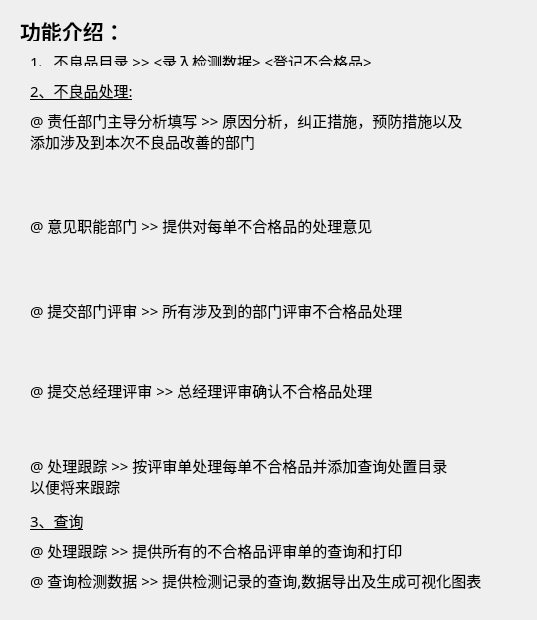
<?xml version="1.0" encoding="UTF-8"?>
<ui version="4.0">
 <class>about</class>
 <widget class="QDialog" name="about">
  <property name="geometry">
   <rect>
    <x>0</x>
    <y>0</y>
    <width>537</width>
    <height>620</height>
   </rect>
  </property>
  <property name="minimumSize">
   <size>
    <width>537</width>
    <height>620</height>
   </size>
  </property>
  <property name="maximumSize">
   <size>
    <width>537</width>
    <height>620</height>
   </size>
  </property>
  <property name="windowTitle">
   <string>Help</string>
  </property>
  <property name="windowIcon">
   <iconset>
    <normaloff>icons/find.png</normaloff>icons/find.png</iconset>
  </property>
  <widget class="QLabel" name="label">
   <property name="geometry">
    <rect>
     <x>20</x>
     <y>20</y>
     <width>131</width>
     <height>21</height>
    </rect>
   </property>
   <property name="font">
    <font>
     <family>华文楷体</family>
     <pointsize>16</pointsize>
     <weight>75</weight>
     <bold>true</bold>
     <underline>true</underline>
    </font>
   </property>
   <property name="text">
    <string>功能介绍：</string>
   </property>
  </widget>
  <widget class="QLabel" name="label_2">
   <property name="geometry">
    <rect>
     <x>30</x>
     <y>50</y>
     <width>441</width>
     <height>16</height>
    </rect>
   </property>
   <property name="font">
    <font>
     <family>华文楷体</family>
     <pointsize>11</pointsize>
     <underline>true</underline>
    </font>
   </property>
   <property name="text">
    <string>1、不良品目录 &gt;&gt; &lt;录入检测数据&gt; &lt;登记不合格品&gt;</string>
   </property>
  </widget>
  <widget class="QLabel" name="label_3">
   <property name="geometry">
    <rect>
     <x>30</x>
     <y>80</y>
     <width>351</width>
     <height>20</height>
    </rect>
   </property>
   <property name="font">
    <font>
     <family>华文楷体</family>
     <pointsize>11</pointsize>
     <underline>true</underline>
    </font>
   </property>
   <property name="text">
    <string>2、不良品处理:</string>
   </property>
  </widget>
  <widget class="QLabel" name="label_4">
   <property name="geometry">
    <rect>
     <x>30</x>
     <y>110</y>
     <width>441</width>
     <height>41</height>
    </rect>
   </property>
   <property name="font">
    <font>
     <family>华文楷体</family>
     <pointsize>11</pointsize>
    </font>
   </property>
   <property name="text">
    <string>@ 责任部门主导分析填写 &gt;&gt; 原因分析，纠正措施，预防措施以及添加涉及到本次不良品改善的部门</string>
   </property>
   <property name="wordWrap">
    <bool>true</bool>
   </property>
  </widget>
  <widget class="QLabel" name="label_5">
   <property name="geometry">
    <rect>
     <x>30</x>
     <y>210</y>
     <width>411</width>
     <height>31</height>
    </rect>
   </property>
   <property name="minimumSize">
    <size>
     <width>411</width>
     <height>31</height>
    </size>
   </property>
   <property name="font">
    <font>
     <family>华文楷体</family>
     <pointsize>11</pointsize>
    </font>
   </property>
   <property name="text">
    <string>@ 意见职能部门 &gt;&gt; 提供对每单不合格品的处理意见</string>
   </property>
   <property name="wordWrap">
    <bool>true</bool>
   </property>
  </widget>
  <widget class="QLabel" name="label_6">
   <property name="geometry">
    <rect>
     <x>190</x>
     <y>170</y>
     <width>41</width>
     <height>41</height>
    </rect>
   </property>
   <property name="font">
    <font>
     <family>华文楷体</family>
     <pointsize>11</pointsize>
    </font>
   </property>
   <property name="text">
    <string/>
   </property>
   <property name="pixmap">
    <pixmap>icons/arrow_128px.ico</pixmap>
   </property>
   <property name="scaledContents">
    <bool>true</bool>
   </property>
  </widget>
  <widget class="QLabel" name="label_7">
   <property name="geometry">
    <rect>
     <x>190</x>
     <y>250</y>
     <width>41</width>
     <height>41</height>
    </rect>
   </property>
   <property name="font">
    <font>
     <family>华文楷体</family>
     <pointsize>11</pointsize>
    </font>
   </property>
   <property name="text">
    <string/>
   </property>
   <property name="pixmap">
    <pixmap>icons/arrow_128px.ico</pixmap>
   </property>
   <property name="scaledContents">
    <bool>true</bool>
   </property>
  </widget>
  <widget class="QLabel" name="label_8">
   <property name="geometry">
    <rect>
     <x>30</x>
     <y>290</y>
     <width>411</width>
     <height>41</height>
    </rect>
   </property>
   <property name="font">
    <font>
     <family>华文楷体</family>
     <pointsize>11</pointsize>
    </font>
   </property>
   <property name="text">
    <string>@ 提交部门评审 &gt;&gt; 所有涉及到的部门评审不合格品处理</string>
   </property>
   <property name="wordWrap">
    <bool>true</bool>
   </property>
  </widget>
  <widget class="QLabel" name="label_9">
   <property name="geometry">
    <rect>
     <x>30</x>
     <y>370</y>
     <width>411</width>
     <height>41</height>
    </rect>
   </property>
   <property name="font">
    <font>
     <family>华文楷体</family>
     <pointsize>11</pointsize>
    </font>
   </property>
   <property name="text">
    <string>@ 提交总经理评审 &gt;&gt; 总经理评审确认不合格品处理</string>
   </property>
   <property name="wordWrap">
    <bool>true</bool>
   </property>
  </widget>
  <widget class="QLabel" name="label_10">
   <property name="geometry">
    <rect>
     <x>190</x>
     <y>330</y>
     <width>41</width>
     <height>41</height>
    </rect>
   </property>
   <property name="font">
    <font>
     <family>华文楷体</family>
     <pointsize>11</pointsize>
    </font>
   </property>
   <property name="text">
    <string/>
   </property>
   <property name="pixmap">
    <pixmap>icons/arrow_128px.ico</pixmap>
   </property>
   <property name="scaledContents">
    <bool>true</bool>
   </property>
  </widget>
  <widget class="QLabel" name="label_11">
   <property name="geometry">
    <rect>
     <x>30</x>
     <y>450</y>
     <width>421</width>
     <height>51</height>
    </rect>
   </property>
   <property name="font">
    <font>
     <family>华文楷体</family>
     <pointsize>11</pointsize>
    </font>
   </property>
   <property name="text">
    <string>@ 处理跟踪 &gt;&gt; 按评审单处理每单不合格品并添加查询处置目录以便将来跟踪</string>
   </property>
   <property name="wordWrap">
    <bool>true</bool>
   </property>
  </widget>
  <widget class="QLabel" name="label_12">
   <property name="geometry">
    <rect>
     <x>190</x>
     <y>410</y>
     <width>41</width>
     <height>41</height>
    </rect>
   </property>
   <property name="font">
    <font>
     <family>华文楷体</family>
     <pointsize>11</pointsize>
    </font>
   </property>
   <property name="text">
    <string/>
   </property>
   <property name="pixmap">
    <pixmap>icons/arrow_128px.ico</pixmap>
   </property>
   <property name="scaledContents">
    <bool>true</bool>
   </property>
  </widget>
  <widget class="QLabel" name="label_13">
   <property name="geometry">
    <rect>
     <x>30</x>
     <y>510</y>
     <width>351</width>
     <height>20</height>
    </rect>
   </property>
   <property name="font">
    <font>
     <family>华文楷体</family>
     <pointsize>11</pointsize>
     <underline>true</underline>
    </font>
   </property>
   <property name="text">
    <string>3、查询</string>
   </property>
  </widget>
  <widget class="QLabel" name="label_14">
   <property name="geometry">
    <rect>
     <x>30</x>
     <y>540</y>
     <width>421</width>
     <height>20</height>
    </rect>
   </property>
   <property name="font">
    <font>
     <family>华文楷体</family>
     <pointsize>11</pointsize>
    </font>
   </property>
   <property name="text">
    <string>@ 处理跟踪 &gt;&gt; 提供所有的不合格品评审单的查询和打印</string>
   </property>
  </widget>
  <widget class="QLabel" name="label_15">
   <property name="geometry">
    <rect>
     <x>30</x>
     <y>570</y>
     <width>481</width>
     <height>20</height>
    </rect>
   </property>
   <property name="font">
    <font>
     <family>华文楷体</family>
     <pointsize>11</pointsize>
    </font>
   </property>
   <property name="text">
    <string>@ 查询检测数据 &gt;&gt; 提供检测记录的查询,数据导出及生成可视化图表</string>
   </property>
  </widget>
  <widget class="QLabel" name="label_16">
   <property name="geometry">
    <rect>
     <x>420</x>
     <y>10</y>
     <width>81</width>
     <height>81</height>
    </rect>
   </property>
   <property name="text">
    <string/>
   </property>
   <property name="pixmap">
    <pixmap>icons/find.png</pixmap>
   </property>
   <property name="scaledContents">
    <bool>true</bool>
   </property>
  </widget>
 </widget>
 <resources/>
 <connections/>
</ui>
